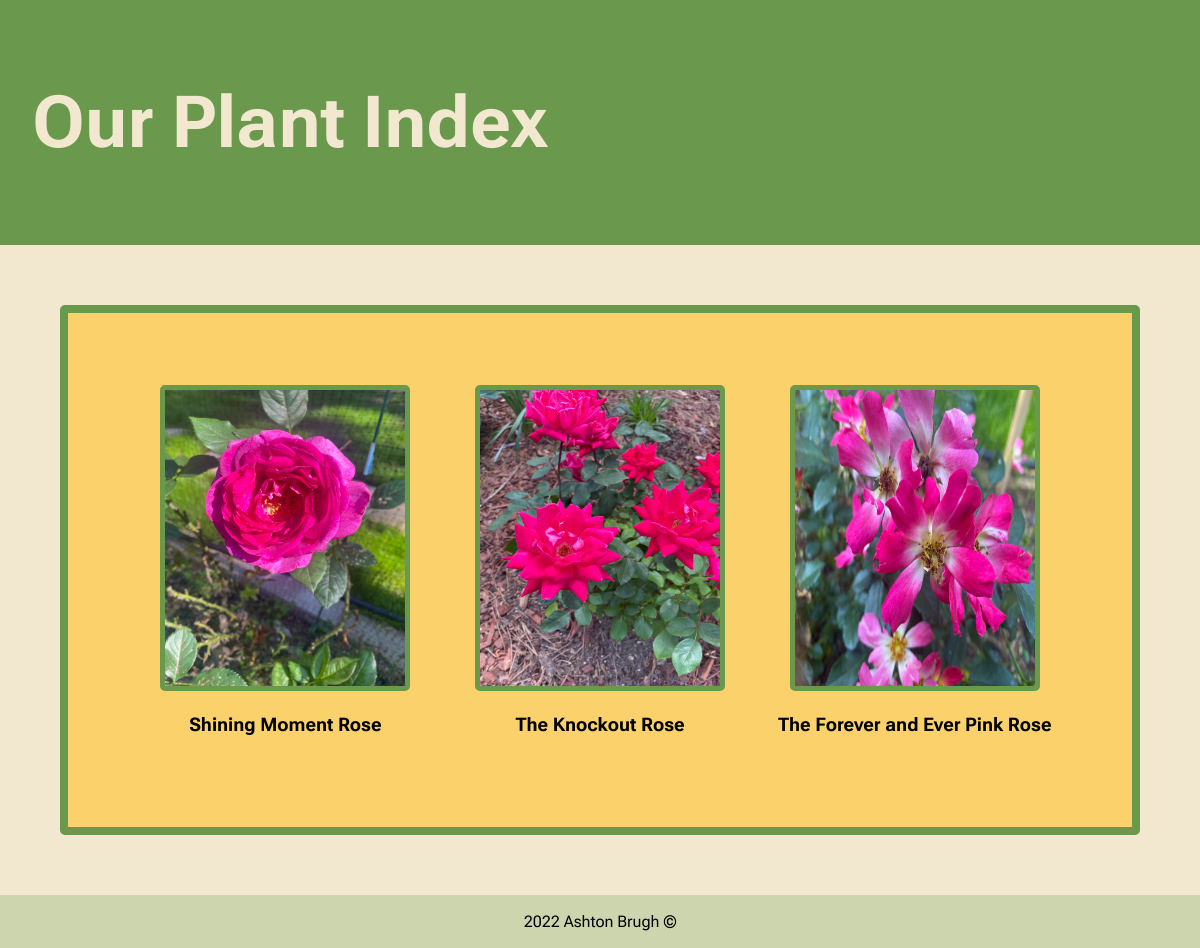
Before: / with the older database file.
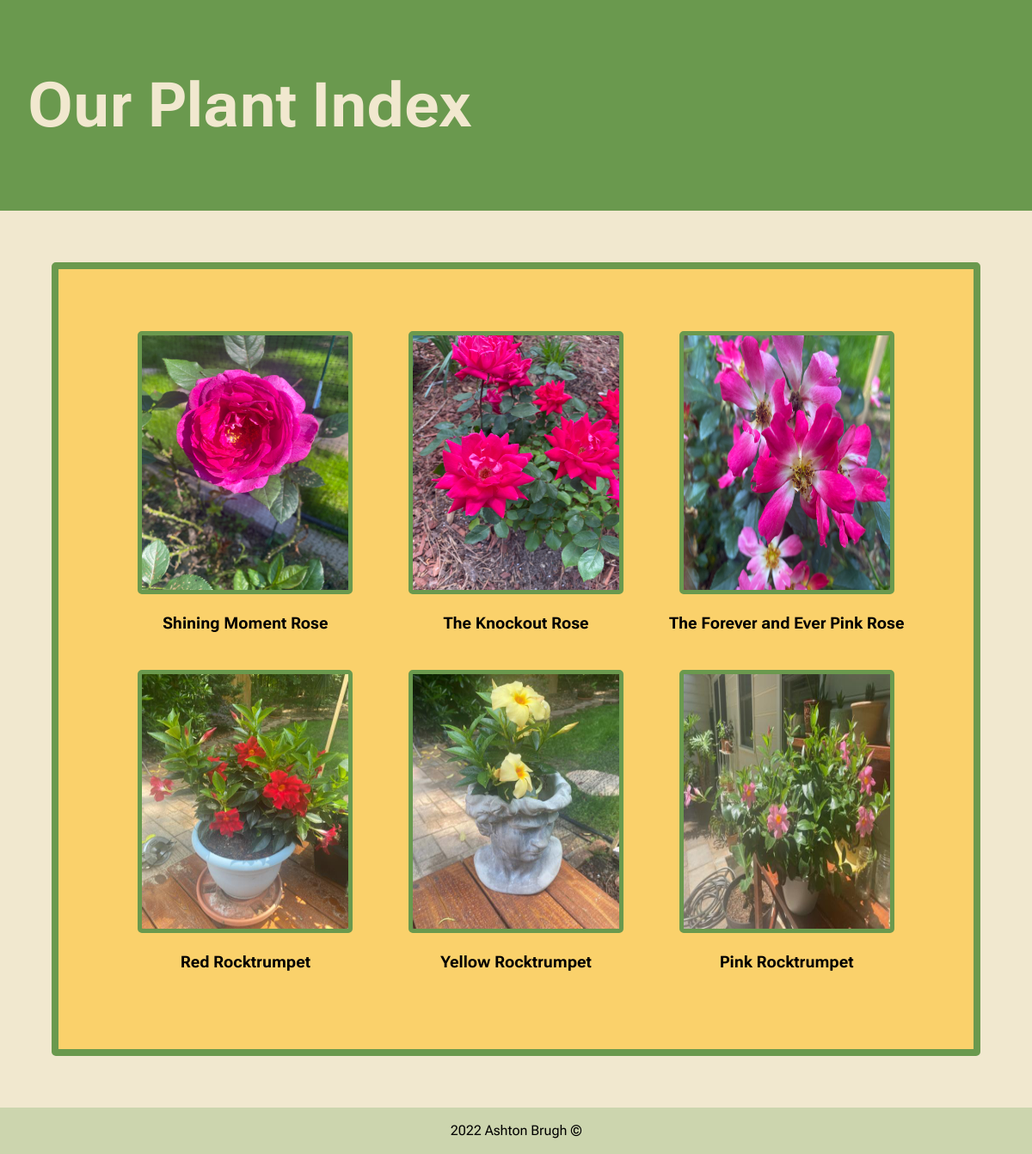
After: the same page with the newer database file.
### plants/models.py (models this page shows, shortened)
class Plant(models.Model):
    name = models.CharField(max_length=100)
    genus = models.CharField(max_length=100, blank=True)
    category = models.CharField(max_length=100, blank=True)
    plant_img = models.ImageField()
    description = models.TextField()
    color = models.CharField(max_length=100, blank=True)

### plants/views.py (the view)
# urls.py: path('', views.home, name='home'),
def home(request):
    plants = Plant.objects.all()
    return render(request, 'home.html', {
        'plants': plants
    })

### plants/templates/home.html (shortened to what this page needs)
{% extends "base.html" %}
{% block content %}
<div class="plant-container">
    {% for plant in plants %}
    {% load static %}
    <div class="img-and-name">
        <a class="href" href="{%url 'plant_detail' plant.id %}">
        <img class="home-img" src="{{ plant.plant_img.url }}" alt="My image">
            <div class="plant-name">
                 <h3>{{plant.name|capfirst}}</h3>
        </a>
     </div>
    </div>
    {% endfor %}
{% endblock %}

### plants/templates/base.html (shortened to what this page needs)
{% load static %}
<!DOCTYPE html>
<html lang="en">
<head>
    <link rel="stylesheet" href="{% static 'style.css' %}"   type="text/css">
</head>
<body>
    <header class="header">
    <a class="href" href="/" rel="home">
    <h1 class="header-title">Our Plant Index</h1>
    </a>
    </header>
    <div>
        {% block content %}
        {% endblock %}
    <footer class="footer">
        <p class="footer-text"> 2022 Ashton Brugh ©</p>
    </footer>
</body>
</html>

### static/style.css (style rules this page uses)
html, body { min-height: 100%; margin: 0; background-color: var(--sand); font-family: 'Roboto Flex', sans-serif; }
:root { --green: #6a994e; --sand: #f1e8cf; --sage: #ccd5ae; --sunflower: #fad16b; }
h3 { color: black; }
.header { background-color: var(--green); padding: 2rem; }
.header-title { font-size: 6vw; color: var(--sand); }
.href { text-decoration: none; }
.plant-container { display: grid; grid-template-columns: repeat(3, 1fr); margin: 5vw; border: solid 1vh var(--green); border-radius: 5px; background-color: var(--sunflower); padding: 5vw; }
.img-and-name { margin: 1vw; text-align: center; transition: .05s }
img { padding: 0; max-width: 100%; height: 37vh; width: 20vw; border: solid var(--green) 5px; border-radius: 5px; transition: .4s; }
.footer { background-color: var(--sage); padding: .07rem; }
.footer-text { text-align: center; font-size: 1rem; }

Changed rows visible on the page:
added Plant: plant_img (picture), name "Red Rocktrumpet"
added Plant: plant_img (picture), name "Yellow Rocktrumpet"
added Plant: plant_img (picture), name "Pink Rocktrumpet"
